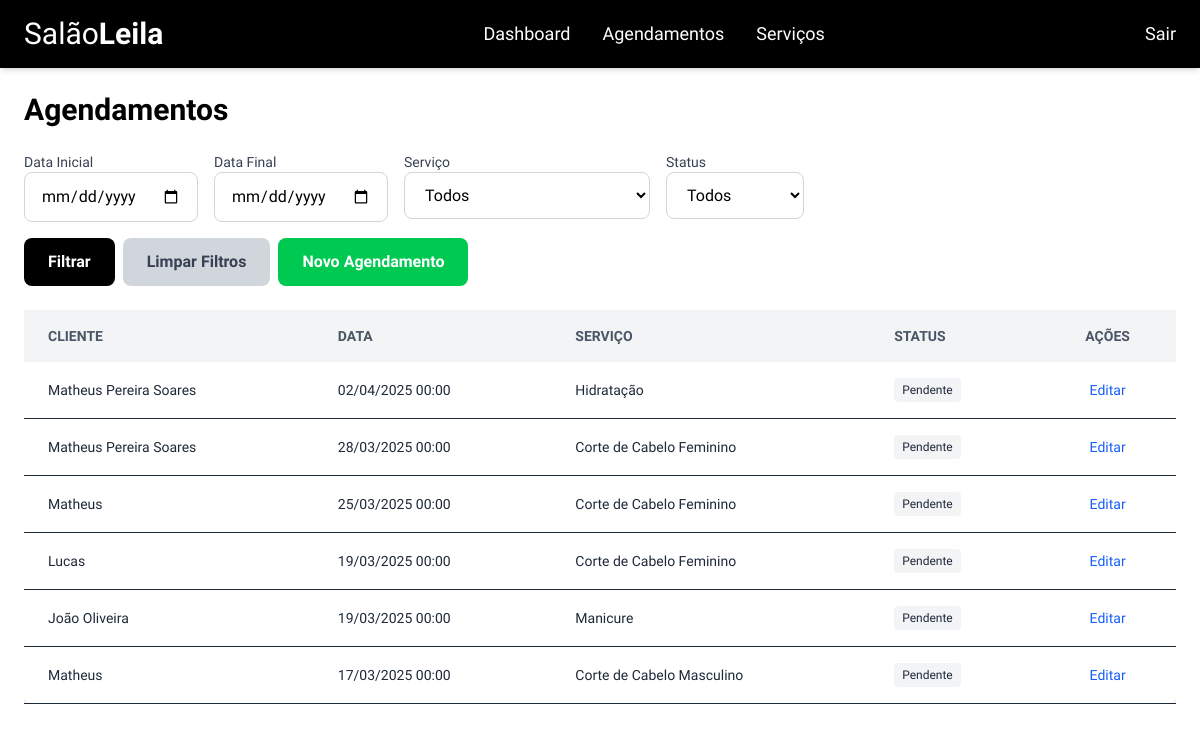
Page /adminAgendamento (signed in) on the earlier database version.
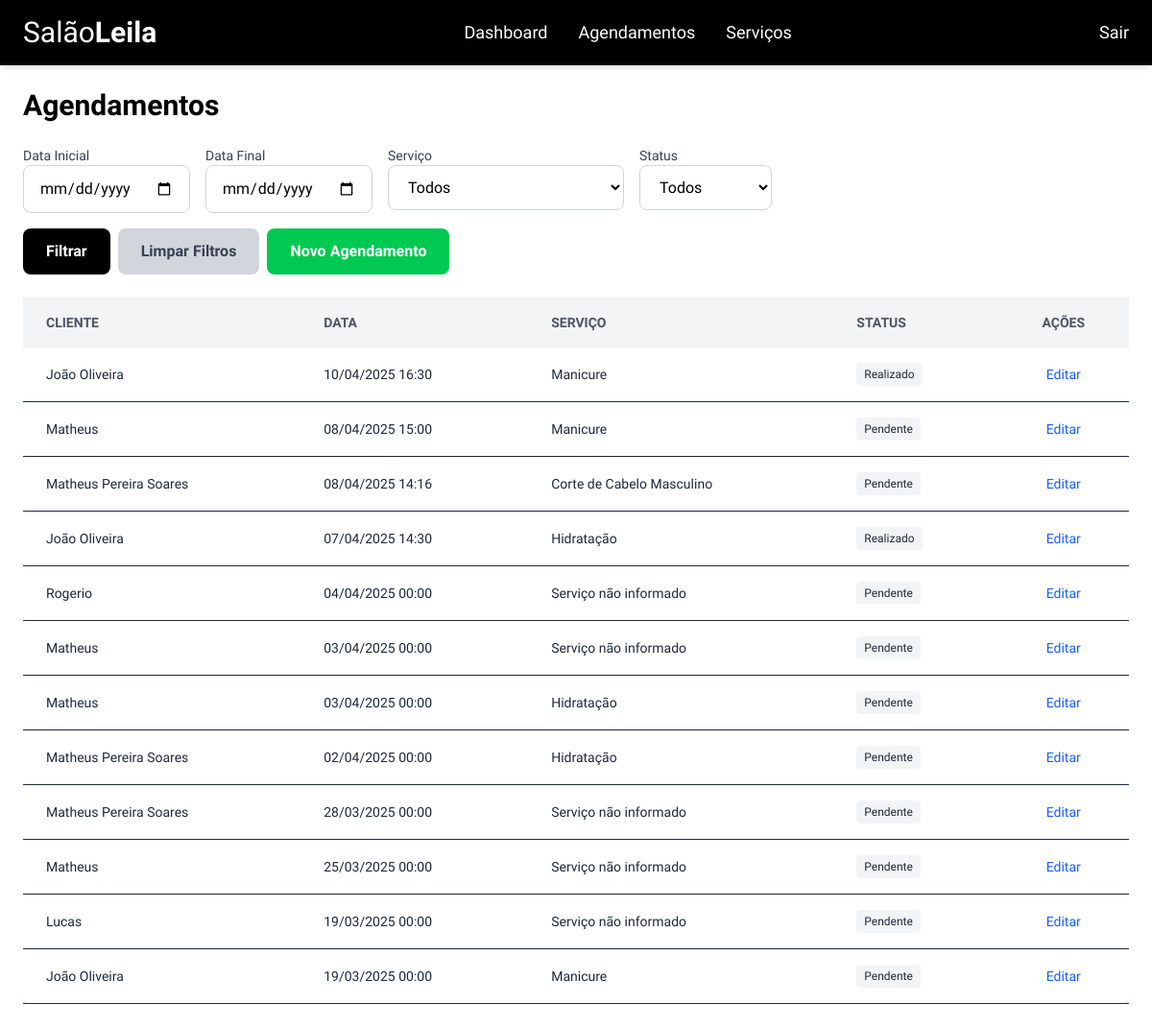
Same page on the later database version.
### tables this page shows
CREATE TABLE IF NOT EXISTS `agendamentos` (
  `id` int NOT NULL AUTO_INCREMENT,
  `cliente_id` int DEFAULT NULL,
  `data_agendamento` datetime NOT NULL,
  `STATUS` enum('Pendente','Confirmado','Realizado','Cancelado') DEFAULT 'Pendente',
  `data_solicitacao` timestamp NULL DEFAULT CURRENT_TIMESTAMP,
  PRIMARY KEY (`id`),
  KEY `cliente_id` (`cliente_id`),
  CONSTRAINT `agendamentos_ibfk_1` FOREIGN KEY (`cliente_id`) REFERENCES `clientes` (`id`) ON DELETE CASCADE
);

CREATE TABLE IF NOT EXISTS `clientes` (
  `id` int NOT NULL AUTO_INCREMENT,
  `nome` varchar(255) NOT NULL,
  `telefone` varchar(20) DEFAULT NULL,
  `senha` varchar(255) NOT NULL,
  `email` varchar(100) DEFAULT NULL,
  `data_cadastro` timestamp NULL DEFAULT CURRENT_TIMESTAMP,
  PRIMARY KEY (`id`),
  UNIQUE KEY `email` (`email`)
);

### core/controller.php (called while the page is built, shortened)
<?php
class Controller {
    public function carregarTemplate($nomeView, $dadosModel = array(), $dados2 = array()){
        require 'views/template.php';
    }
    public function carregarViewNoTemplate($nomeView, $dadosModel = array()){
        extract($dadosModel);
        require 'views/'.$nomeView.'.php';
    }
}

### controllers/adminAgendamentoController.php (called while the page is built, shortened)
<?php
class adminAgendamentoController extends Controller {
    public function index() {
        $model = new AdminAgendamentos();
        $data_inicio = $_GET['data_inicio'] ?? null;
        $data_fim = $_GET['data_fim'] ?? null;
        $servico = $_GET['servico'] ?? null;
        $status = $_GET['status'] ?? null;
        $agendamentos = $model->listarTodos($data_inicio, $data_fim, $servico, $status);
        $s = new Servicos();
        $servicos = $s->getServicos();
        $this->carregarTemplate('admin/admin_agendamentos', [
            'agendamentos' => $agendamentos,
            'servicos' => $servicos
        ]);
    }
}

### core/core.php (called while the page is built, shortened)
<?php
class Core {
    public function __construct()
    {
        $this->run();
    }
    public function run()
    {
        $url = '';
        if(isset($_GET['pag'])){
            $url = $_GET['pag'];
        }
        if(!empty($url)){
            $url = explode('/', $url);
            array_shift($url);
            if(isset($url[0]) && !empty($url[0])){
                $metodo = $url[0];
                array_shift($url);
            } else
            {
                $metodo = 'index';
            }
            if(count($url) > 0){
                $parametros = $url;
            } else {
                $parametros = array();
            }
        } else {
            $controller = 'homeController';
            $metodo = 'index';
            $parametros = array();
        }
        $c = new $controller;
        call_user_func_array(array($c, $metodo), $parametros);
    }
}
?>

### index.php (called while the page is built, shortened)
<?php
$c = new Core();

### config/conexao.php (called while the page is built, shortened)
<?php
    class Conexao {
        private static $pdo;
        public static function getConexao(){
            if(!isset(self::$pdo)){
                $host = "localhost";
                $dbname = "salao_leila";
                $username = "root";
                $password = "";
                try {
                    self::$pdo = new PDO("mysql:host=$host;dbname=$dbname;charset=utf8", $username, $password);
                    self::$pdo->setAttribute(PDO::ATTR_ERRMODE, PDO::ERRMODE_EXCEPTION);
                } catch (PDOException $e) {
                    echo "Erro na conexão: " . $e->getMessage();
                }
            }
            return self::$pdo;
        }
    }
?>

### models/adminAgendamentos.php (called while the page is built, shortened)
<?php
require_once 'config/conexao.php';
class AdminAgendamentos {
    private $con;
    public function __construct() {
        $this->con = Conexao::getConexao();
    }
    public function listarTodos($data_inicio = null, $data_fim = null, $servico = null, $status = null) {
        $sql = "
            SELECT
                a.id,
                c.nome AS cliente,
                a.data_agendamento AS data,
                a.status,
                GROUP_CONCAT(s.nome SEPARATOR ', ') AS servico
            FROM
                agendamentos a
            LEFT JOIN
                clientes c ON a.cliente_id = c.id
            LEFT JOIN
                agendamento_servicos ags ON a.id = ags.agendamento_id
            LEFT JOIN
                servicos s ON ags.servico_id = s.id
            WHERE 1=1
        ";
        $sql .= " GROUP BY a.id ORDER BY a.data_agendamento DESC";
        $cmd = $this->con->prepare($sql);
        $cmd->execute();
        return $cmd->fetchAll(PDO::FETCH_ASSOC);
    }
}

### views/admin/admin_agendamentos.php (the view, shortened to what this page needs)
<body class="bg-white">
  <header class="w-full bg-black text-white py-4 px-6 flex items-center justify-between shadow-md">
    <h2 class="text-2xl md:text-3xl">
      <a href="#">Salão<span class="font-bold">Leila</span></a>
    </h2>
    <nav class="hidden md:flex items-center space-x-8">
      <a href="adminDashboard" class="text-lg font-normal hover:underline">Dashboard</a>
      <a href="adminAgendamento" class="text-lg font-normal hover:underline">Agendamentos</a>
      <a href="/sistema_salao/adminServico" class="text-lg font-normal hover:underline">Serviços</a>
    </nav>
    <form action="adminLogin/logout" method="POST" class="hidden md:block">
      <button type="submit" class="text-lg font-normal hover:underline">Sair</button>
    </form>
  </header>
  <div class="p-6">
    <h2 class="text-3xl font-bold mb-6 text-black">Agendamentos</h2>
    <form method="GET" action="/sistema_salao/adminAgendamento" class="mb-6 flex flex-wrap gap-4">
      <div>
        <label for="data_inicio" class="block text-sm font-medium text-gray-700">Data Inicial</label>
        <input type="date" id="data_inicio" name="data_inicio"
               value="<?= htmlspecialchars($_GET['data_inicio'] ?? '') ?>"
               class="py-3 px-4 rounded-lg border border-gray-300 focus:outline-none focus:ring-2 focus:ring-black">
      </div>
      <div>
        <label for="data_fim" class="block text-sm font-medium text-gray-700">Data Final</label>
        <input type="date" id="data_fim" name="data_fim"
               value="<?= htmlspecialchars($_GET['data_fim'] ?? '') ?>"
               class="py-3 px-4 rounded-lg border border-gray-300 focus:outline-none focus:ring-2 focus:ring-black">
      </div>
      <div>
        <label for="servico" class="block text-sm font-medium text-gray-700">Serviço</label>
        <select id="servico" name="servico" class="py-3 px-4 rounded-lg border border-gray-300 focus:outline-none focus:ring-2 focus:ring-black">
          <option value="">Todos</option>
        </select>
      </div>
      <div>
        <label for="status" class="block text-sm font-medium text-gray-700">Status</label>
        <select id="status" name="status" class="py-3 px-4 rounded-lg border border-gray-300 focus:outline-none focus:ring-2 focus:ring-black">
          <option value="">Todos</option>
        </select>
      </div>
      <div class="flex items-end gap-2">
        <button type="submit" class="bg-black text-white px-6 py-3 rounded-lg font-semibold hover:bg-gray-900 transition">
          Filtrar
        </button>
        <a href="/sistema_salao/adminAgendamento" class="bg-gray-300 text-gray-700 px-6 py-3 rounded-lg font-semibold hover:bg-gray-400 transition">
          Limpar Filtros
        </a>
        <a href="adminAgendamento/criar" class="bg-green-500 text-white px-6 py-3 rounded-lg font-semibold hover:bg-green-600 transition">
          Novo Agendamento
        </a>
      </div>
    </form>
    <div class="overflow-x-auto">
      <table class="min-w-full bg-white rounded-lg shadow-md">
        <thead class="bg-gray-100 text-gray-600 text-left text-sm uppercase">
          <tr>
            <th class="px-6 py-4">Cliente</th>
            <th class="px-6 py-4">Data</th>
            <th class="px-6 py-4">Serviço</th>
            <th class="px-6 py-4">Status</th>
            <th class="px-6 py-4 text-center">Ações</th>
          </tr>
        </thead>
        <tbody class="text-gray-800 text-sm">
          <?php if (!empty($agendamentos)): ?>
            <?php foreach ($agendamentos as $agendamento): ?>
              <tr class="border-b hover:bg-gray-50 transition">
                <td class="px-6 py-4 font-medium"><?= htmlspecialchars($agendamento['cliente'] ?? 'Cliente não informado') ?></td>
                <td class="px-6 py-4"><?= !empty($agendamento['data']) ? date('d/m/Y H:i', strtotime($agendamento['data'])) : 'Data não informada' ?></td>
                <td class="px-6 py-4"><?= htmlspecialchars($agendamento['servico'] ?? 'Serviço não informado') ?></td>
                <td class="px-6 py-4">
                  <span class="inline-block px-2 py-1 rounded text-xs font-medium <?= $statusClasses[$agendamento['status']] ?? 'bg-gray-100 text-gray-800' ?>">
                    <?= ucfirst($agendamento['status'] ?? 'Não informado') ?>
                  </span>
                </td>
                <td class="px-6 py-4 text-center">
                  <a href="/sistema_salao/adminAgendamento/editar/<?= $agendamento['id'] ?>" class="text-blue-600 hover:underline text-sm font-medium">
                    Editar
                  </a>
                </td>
              </tr>
            <?php endforeach; ?>
          <?php else: ?>
            <tr>
              <td colspan="5" class="px-6 py-4 text-center text-gray-500">Nenhum agendamento encontrado.</td>
            </tr>
          <?php endif; ?>
        </tbody>
      </table>
    </div>
  </div>
</body>

### views/template.php (shortened to what this page needs)
<!DOCTYPE html>
<html lang="pt-br" class="scroll-smooth md:scroll-auto">
<head>
    <script src="https://unpkg.com/@tailwindcss/browser@4"></script>
</head>
        <?php
            $this->carregarViewNoTemplate($nomeView, $dadosModel);
        ?>
</html>

### views/template.php (style rules this page uses)
* { font-family: "Funnel Display", sans-serif; }

Differences in the rows shown:
removed agendamentos: cliente.nome "Matheus", data_agendamento "17/03/2025 00:00", servico "Corte de Cabelo Masculino", STATUS "Pendente"
added agendamentos: cliente.nome "João Oliveira", data_agendamento "10/04/2025 16:30", servico "Manicure", STATUS "Realizado"
added agendamentos: cliente.nome "Matheus", data_agendamento "08/04/2025 15:00", servico "Manicure", STATUS "Pendente"
added agendamentos: cliente.nome "Matheus Pereira Soares", data_agendamento "08/04/2025 14:16", servico "Corte de Cabelo Masculino", STATUS "Pendente"
added agendamentos: cliente.nome "João Oliveira", data_agendamento "07/04/2025 14:30", servico "Hidratação", STATUS "Realizado"
added agendamentos: cliente.nome "Rogerio", data_agendamento "04/04/2025 00:00", servico "Serviço não informado", STATUS "Pendente"
added agendamentos: cliente.nome "Matheus", data_agendamento "03/04/2025 00:00", servico "Serviço não informado", STATUS "Pendente"
added agendamentos: cliente.nome "Matheus", data_agendamento "03/04/2025 00:00", servico "Hidratação", STATUS "Pendente"
computed for agendamentos (number 9 of 12 on the later page): servico "Corte de Cabelo Feminino" → "Serviço não informado"
computed for agendamentos (number 10 of 12 on the later page): servico "Corte de Cabelo Feminino" → "Serviço não informado"
computed for agendamentos "Lucas": servico "Corte de Cabelo Feminino" → "Serviço não informado"
